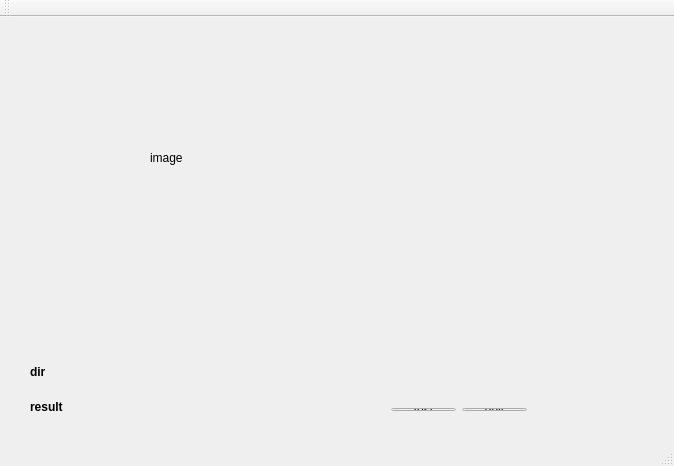
<?xml version="1.0" encoding="UTF-8"?>
<ui version="4.0">
 <class>MainWindow</class>
 <widget class="QMainWindow" name="MainWindow">
  <property name="windowModality">
   <enum>Qt::NonModal</enum>
  </property>
  <property name="enabled">
   <bool>true</bool>
  </property>
  <property name="geometry">
   <rect>
    <x>0</x>
    <y>0</y>
    <width>674</width>
    <height>466</height>
   </rect>
  </property>
  <property name="mouseTracking">
   <bool>false</bool>
  </property>
  <property name="focusPolicy">
   <enum>Qt::NoFocus</enum>
  </property>
  <property name="acceptDrops">
   <bool>false</bool>
  </property>
  <property name="windowTitle">
   <string>MainWindow</string>
  </property>
  <property name="windowOpacity">
   <double>2.000000000000000</double>
  </property>
  <property name="autoFillBackground">
   <bool>false</bool>
  </property>
  <property name="locale">
   <locale language="Chinese" country="China"/>
  </property>
  <property name="inputMethodHints">
   <set>Qt::ImhNone</set>
  </property>
  <property name="toolButtonStyle">
   <enum>Qt::ToolButtonIconOnly</enum>
  </property>
  <property name="animated">
   <bool>true</bool>
  </property>
  <property name="documentMode">
   <bool>false</bool>
  </property>
  <property name="tabShape">
   <enum>QTabWidget::Triangular</enum>
  </property>
  <property name="dockNestingEnabled">
   <bool>true</bool>
  </property>
  <property name="unifiedTitleAndToolBarOnMac">
   <bool>false</bool>
  </property>
  <widget class="QWidget" name="centralWidget">
   <widget class="QLabel" name="label">
    <property name="geometry">
     <rect>
      <x>150</x>
      <y>50</y>
      <width>201</width>
      <height>181</height>
     </rect>
    </property>
    <property name="text">
     <string>image</string>
    </property>
   </widget>
   <widget class="QLabel" name="result">
    <property name="geometry">
     <rect>
      <x>30</x>
      <y>380</y>
      <width>300</width>
      <height>20</height>
     </rect>
    </property>
    <property name="sizePolicy">
     <sizepolicy hsizetype="Preferred" vsizetype="Preferred">
      <horstretch>0</horstretch>
      <verstretch>0</verstretch>
     </sizepolicy>
    </property>
    <property name="font">
     <font>
      <weight>75</weight>
      <bold>true</bold>
      <stylestrategy>PreferDefault</stylestrategy>
     </font>
    </property>
    <property name="cursor">
     <cursorShape>IBeamCursor</cursorShape>
    </property>
    <property name="mouseTracking">
     <bool>true</bool>
    </property>
    <property name="text">
     <string>result</string>
    </property>
   </widget>
   <widget class="QLabel" name="file_dir">
    <property name="geometry">
     <rect>
      <x>30</x>
      <y>345</y>
      <width>300</width>
      <height>20</height>
     </rect>
    </property>
    <property name="font">
     <font>
      <weight>75</weight>
      <bold>true</bold>
     </font>
    </property>
    <property name="text">
     <string>dir</string>
    </property>
   </widget>
   <widget class="QWidget" name="">
    <property name="geometry">
     <rect>
      <x>380</x>
      <y>380</y>
      <width>158</width>
      <height>25</height>
     </rect>
    </property>
    <layout class="QHBoxLayout" name="horizontalLayout">
     <item>
      <widget class="QPushButton" name="pushButton">
       <property name="text">
        <string>test</string>
       </property>
      </widget>
     </item>
     <item>
      <widget class="QPushButton" name="pushButton_2">
       <property name="text">
        <string>quit</string>
       </property>
      </widget>
     </item>
    </layout>
   </widget>
  </widget>
  <widget class="QMenuBar" name="menuBar">
   <property name="geometry">
    <rect>
     <x>0</x>
     <y>0</y>
     <width>674</width>
     <height>23</height>
    </rect>
   </property>
  </widget>
  <widget class="QToolBar" name="mainToolBar">
   <attribute name="toolBarArea">
    <enum>TopToolBarArea</enum>
   </attribute>
   <attribute name="toolBarBreak">
    <bool>false</bool>
   </attribute>
  </widget>
  <widget class="QStatusBar" name="statusBar"/>
 </widget>
 <layoutdefault spacing="6" margin="11"/>
 <resources/>
 <connections/>
</ui>
